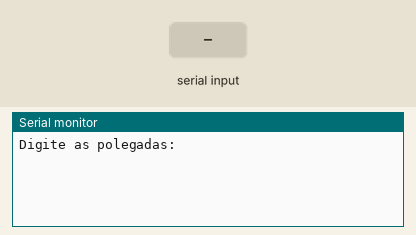
Simulated run of this sketch. Board: Arduino Uno, built with avr-gcc and run on an emulated ATmega328P. Parts: the last lines printed to the serial monitor. The test bench sets the inputs (shaded band).

Above: at 1.2 s.
1.3 s: "90,45\n" received over Serial
At 1.7 s:
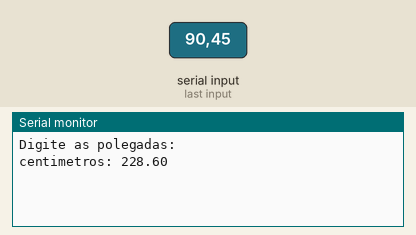
3.8 s: "30,150\n" received over Serial
At 4.6 s:
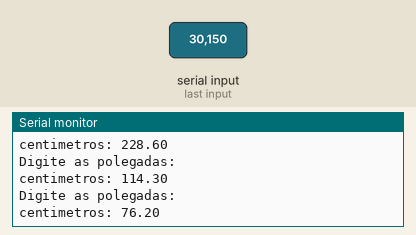
Timing chart, 0 to 6.8 s (numbered marks = the images above; inputs shaded):
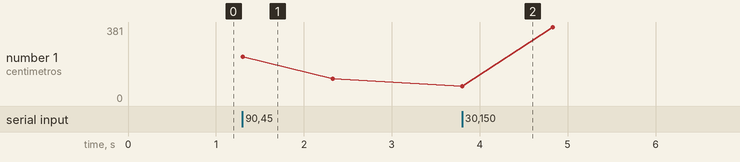

The sketch:

lpmb_61.ino
```cpp
//Faça um programa que receba a medida em polegadas e exiba esse número em
//centímetros.
//
//Declaracao de variaveis

float centimetros = 0;
float polegadas = 0;

void setup()
{
 Serial.begin(9600);
}

void loop()
{
 //Entrada
 Serial.println("Digite as polegadas: ");//mostre a msg na tela
 while ( !Serial.available() );// espera o usuario dar <Enter>
 polegadas = Serial.parseFloat();//Transforma os polegadas digitadas em numero

 //Processamento
  centimetros = polegadas * 2.54;

  //Saida
  Serial.println ("centimetros: " + String(centimetros));

  delay(1000); // Wait for 1000 millisecond(s)
}
```

Measured:
- after the input at 1.3 s, the serial monitor: prints a new line at once (image 1)
- after the input at 3.8 s, the serial monitor: prints a new line at once (image 2)
